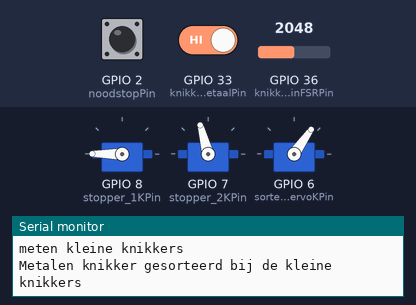
Simulated run of this sketch. Board: ESP32. Parts: 3 × servo, the last lines printed to the serial monitor. The test bench sets the inputs (shaded band); at power-on: GPIO 33 (knikkerKleinMetaalPin) HIGH, GPIO 36 (knikkerKleinFSRPin) = 2048, GPIO 2 (noodstopPin) HIGH.

Above: at 11.2 s.
11.3 s: GPIO 33 (knikkerKleinMetaalPin) driven LOW
At 18.6 s:
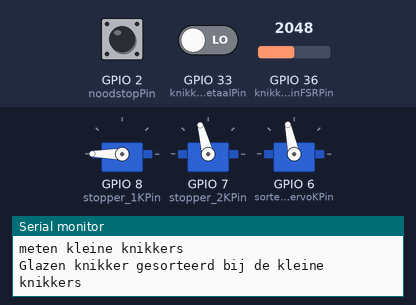
At 24.4 s:
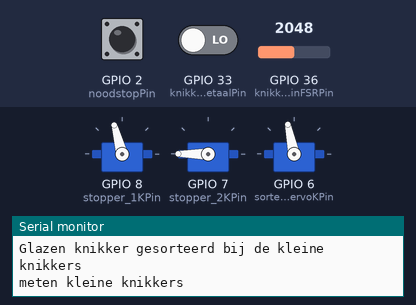
25.3 s: GPIO 36 (knikkerKleinFSRPin) set to 0
39.3 s: GPIO 33 (knikkerKleinMetaalPin) driven HIGH
At 46.1 s:
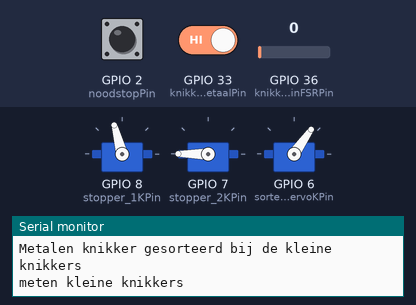
Timing chart, 0 to 54.5 s (numbered marks = the images above; inputs shaded):
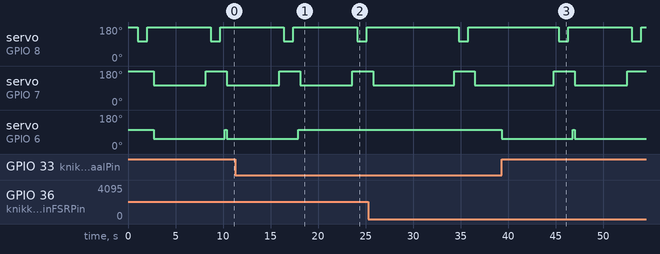

The sketch:

Test_Code_Kleine_Knikkers.ino
```cpp
#include <Servo.h> //Servo library toegevoegd

Servo stopper_1K;

Servo stopper_2K;

Servo sorteerServoK; // de sorteerservo voor de kleine knikkers

const uint8_t stopper_1KPin = 8; //servo pin
const uint8_t stopper_2KPin = 7; //servo pin
const uint8_t sorteerServoKPin = 6; //servo pin

const uint8_t noodstopPin = 2; //Noodstop pin

const uint8_t knikkerKleinFSRPin = A0; //kliksensor pin
const uint8_t knikkerKleinMetaalPin = 33; //stroommeter pin

volatile bool noodstopPlaatsgevonden = 0;

  //calibratie:
  int stopper_1Khoekopen = 105;
  int stopper_1Khoekdicht = 180;
  int stopper_2Khoekopen = 105;
  int stopper_2Khoekdicht = 180;
  int sorteerServoKhoeklinks = 102;
  int sorteerServoKhoekrechts = 55;

  int FSR_grensWaarde = 5;

void setup() {
  //De setup:
  Serial.begin(9600); // Serial Communication is starting with 9600 of baudrate speed

  //De interupt voor de noodstop:
  attachInterrupt (digitalPinToInterrupt (noodstopPin), noodstop, LOW);

  //Alle pinmodes worden hier gedefineerd:
  pinMode(stopper_1KPin, OUTPUT);
  pinMode(stopper_2KPin, OUTPUT);
  pinMode(sorteerServoKPin, OUTPUT);

  pinMode(knikkerKleinFSRPin, INPUT);
  pinMode(knikkerKleinMetaalPin, INPUT);

  stopper_1K.attach(stopper_1KPin);
  stopper_2K.attach(stopper_2KPin);
  sorteerServoK.attach(sorteerServoKPin);

  stopper_1K.write(stopper_1Khoekdicht);
  stopper_2K.write(stopper_2Khoekdicht);
  sorteerServoK.write(sorteerServoKhoeklinks);

  Serial.println("Setup Complete.");

}

void loop() {

  knikker_Klein(); //meten kleine knikkers onder en sorteren
  delay(5000); //om de 5 seconden meet hij een knikker uit

}
//de functie voor het sorteren van de kleine knikkers:
void knikker_Klein() {
  //Poortje openen en sluiten, om de knikkers te doseren:
  delay(500);
  Serial.println("meten kleine knikkers");
  stopper_2K.write(stopper_2Khoekdicht); //servo 2 sluiten
  delay(500);
  stopper_1K.write(stopper_2Khoekopen); //eerste poortje open
  delay(1000);
  stopper_1K.write(stopper_2Khoekdicht); //eerste poortje dicht
  delay(500);

  //het 2e poortje wordt geopend en er wordt gekeken welke knikker het is:
    bool sensor;
    int FSR;
    sorteerServoK.write(sorteerServoKhoeklinks);//standaard naar de galzen buffer sturen
    delay(200);
    stopper_2K.write(stopper_2Khoekopen); //servo 2 openen
    unsigned long Tijd1 = millis();
    unsigned long Tijd2;

    do{
      // loopje herhalen totdat een bepaalde tijd is bereikt
      sensor = digitalRead(knikkerKleinMetaalPin);
      FSR = analogRead(knikkerKleinFSRPin);
      Tijd2 = millis();
    }while(Tijd2-Tijd1 <= 3000 && sensor == LOW && FSR <= FSR_grensWaarde);

    if(sensor == LOW && FSR > FSR_grensWaarde){
      //als de sensor laag is was het een glazen knikker
      Serial.println("Glazen knikker gesorteerd bij de kleine knikkers");
    }
    else if(sensor == HIGH){
      //als de sensor hoog is was het een metalen knikker
      sorteerServoK.write(sorteerServoKhoekrechts);//naar de metalen buffer sturen
      Serial.println("Metalen knikker gesorteerd bij de kleine knikkers");
    }
    else if(sensor == LOW && FSR <= FSR_grensWaarde){
      Serial.println("Geen knikker gesorteerd bij de kleine knikkers");
    }
  }


void noodstop(){
  //de noodstop functie die vast staat aan een interrupt pin:
  bool noodstopStatus = digitalRead(noodstopPin);
  if(noodstopStatus == LOW){
    noodstopPlaatsgevonden = 1; //variabele om te weten of er in het programma eventueel metingen opnieuw gedaan moeten worden
    Serial.println("Noodstop geactiveerd");
  }
  while(noodstopStatus == LOW){
    noodstopStatus = digitalRead(noodstopPin); //loop om de arduino te freezen
  }
  if(noodstopPlaatsgevonden == 1){
    //alle voorheen geactiveerde actuatoren weer aanzetten
    Serial.println("Noodstop gedeactiveerd");
  }
}
```

Measured:
- after the input at 11.3 s, servo on GPIO 6 (sorteerServoKPin): goes on until 17.9 s, then stays 102°
- after the input at 39.3 s, servo on GPIO 6 (sorteerServoKPin): 102° → 55° at once, → 102° 7.5 s later, → 55° 0.20 s later
- by itself, servo on GPIO 8 (stopper_1KPin): alternates 180° for 6.7 s and 105° for 1.0 s
